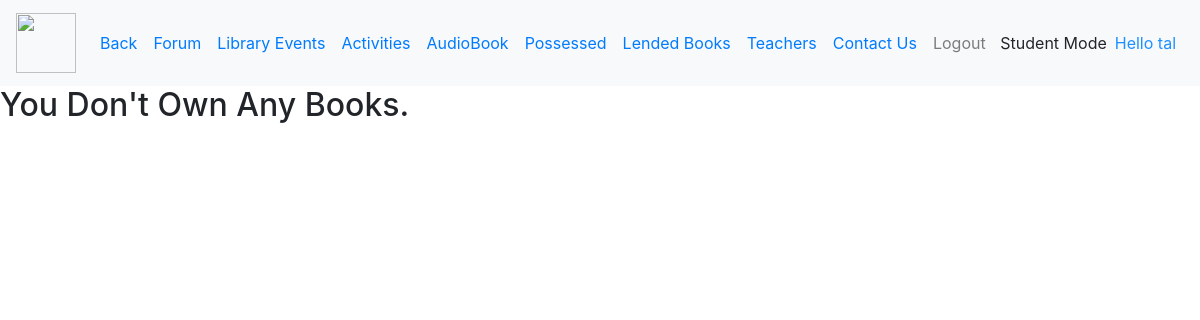
The app's page /Me/Student/Possesses/ (signed in), older data.
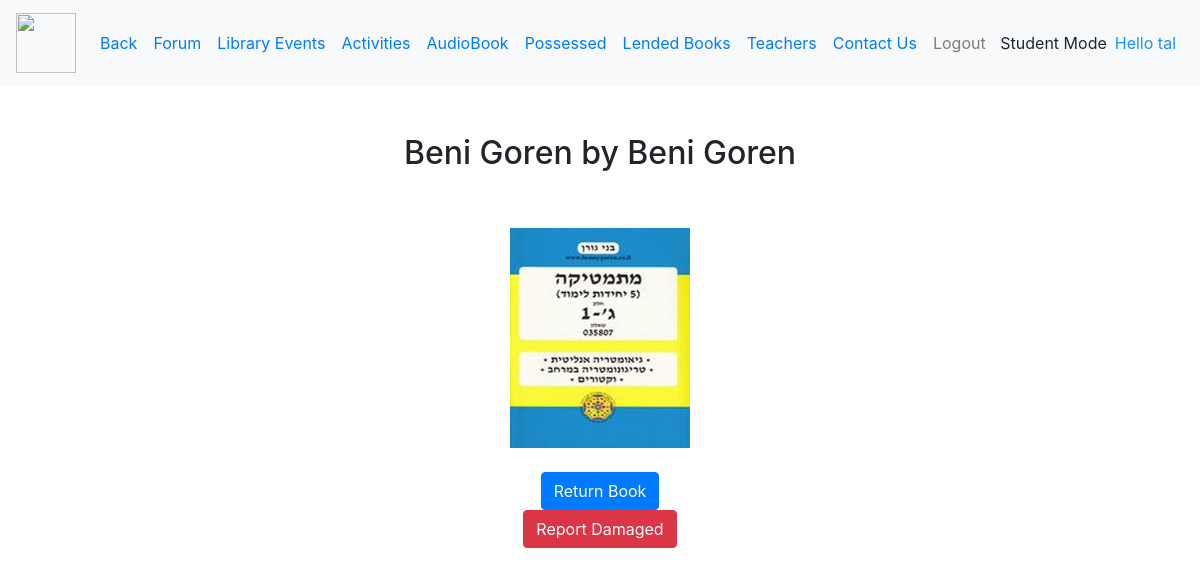
The same page, newer data.
### book_catalog/models.py (models this page shows, shortened)
class Book (models.Model):
    name = models.CharField(max_length=50)
    author_name = models.CharField(max_length=50)
    summary = models.TextField(max_length=500)
    image = models.ImageField(upload_to='book_catalog/images', default='book_catalog/images/defult.png')
    available = models.BooleanField(default=True)
    librarian_favourite = models.BooleanField(default=False)
    study_book = models.BooleanField(default=False)
    key_words =models.CharField(max_length=100)
    GENRE_CHOICES = (
        ('Drama','Drama'),('Roman','Roman'),
        ('Fantasy','Fantasy'),('Mystery','Mystery'),
        ('Poetry','Poetry'),('Short story','Short story'),
        ('Thriller','Thriller'),('Science fiction','Science fiction'),
        ('Horror', 'Horror'),('Fairytale','Fairytale'),
        ('Comic book', 'Comic book'), ('Adventure', 'Adventure'),
        ('Food', 'Food'),('Study Book', 'Study Book')
        )
    adult_only = models.BooleanField(default=False)
    kids = models.BooleanField(default=False)
    genre = models.CharField(default=True,max_length=100, choices=GENRE_CHOICES)
    posses = models.BooleanField(default=False)
    takenout = models.BooleanField(default=False)
    returned = models.BooleanField(default=True)
    Is_Damaged=models.BooleanField(default=False)
    Damage_Description=models.TextField(max_length=200,default=None,blank=True,null=True)
    Grade_CHOICES = (
        (1, 1), (2, 2),(3, 3),(4, 4),(5, 5),(6, 6),(7, 7),(8, 8),(9, 9),(10, 10),(11, 11),(12, 12)
    )
    Grade = models.IntegerField(default=None, max_length=100, choices=Grade_CHOICES,null=True,blank=True)
    Take_Date=models.DateField(default=None,null=True,blank=True)

### mepage/views.py (the view)
# urls.py: path('Student/Possesses/', views.mestudentpossesses, name="mestudentpossesses"),
@user_passes_test(is_student)
def mestudentpossesses(request):
    possessBooks = request.user.student.Studentposses.all()
    return render(request, 'mepage/student/possessedbooks.html', {"possessBooks": possessBooks})

### mepage/views.py (called while the page is built)
def is_student(user):
    try:
        return user.is_authenticated and user.student is not None
    except Student.DoesNotExist:
        return False

### book_catalog/templates/mepage/student/possessedbooks.html (shortened to what this page needs)
{% extends "mepage/student/stylestudent.html" %}
{% block content %}
{% if possessBooks|length == 0 %}
    <h2>You Don't Own Any Books.</h2>
{% else %}
{% for book in  possessBooks%}
<link rel="stylesheet" href="https://cdn.jsdelivr.net/npm/bootstrap@4.5.3/dist/css/bootstrap.min.css">
<div class="container text-center">
    <br>
    <br>
    <h2>{{ book.name }} by
    {{ book.author_name }}</h2>
    <br>
    <br>
    <img src="{{ book.image.url }}" height="220" width="180">
    <br>
    <br>
    {% if book.takenout == False %}
        <button class="btn btn-warning" type="submit">Waiting For Admin Confirmation</button>
        <form method="POST" action="{% url 'meStudentReturn' book.id %}" >
    {% csrf_token %}
        <button class="btn btn-primary" name="cancelrequest" type="submit">Cancel Request</button>
    </form>
    {% else %}
        {% if book.returned == False  %}
            <button class="btn btn-warning" type="submit">Waiting For Admin Confirmation</button>
        <form method="POST" action="{% url 'meStudentReturn' book.id %}" >
    {% csrf_token %}
        <button class="btn btn-primary" name="cancelreturn" type="submit">Cancel Request</button>
    </form>
            {% else %}
    <form method="POST" action="{% url 'meStudentReturn' book.id %}" >
        <button class="btn btn-primary" type="submit">Return Book</button>
    </form>
{% endif %}
{% if not book.Is_Damaged and book.returned == True %}
    <form method="POST" action="{% url 'meStudentDamage' book.id %}">
        <button class="btn btn-danger" type="submit">Report Damaged</button>
    </form>
{% endif %}
    {% endif %}
    <br>
    <br>
{% endfor %}
    {% endif %}
</div>
{% endblock %}

Row changes from the older to the newer data that the page shows:
now on this page (row edited): Book: name "Beni Goren", author_name "Beni Goren", image (picture), takenout "Return Book"
Text that changed along with them:
text no longer shown: "You Don't Own Any Books."
